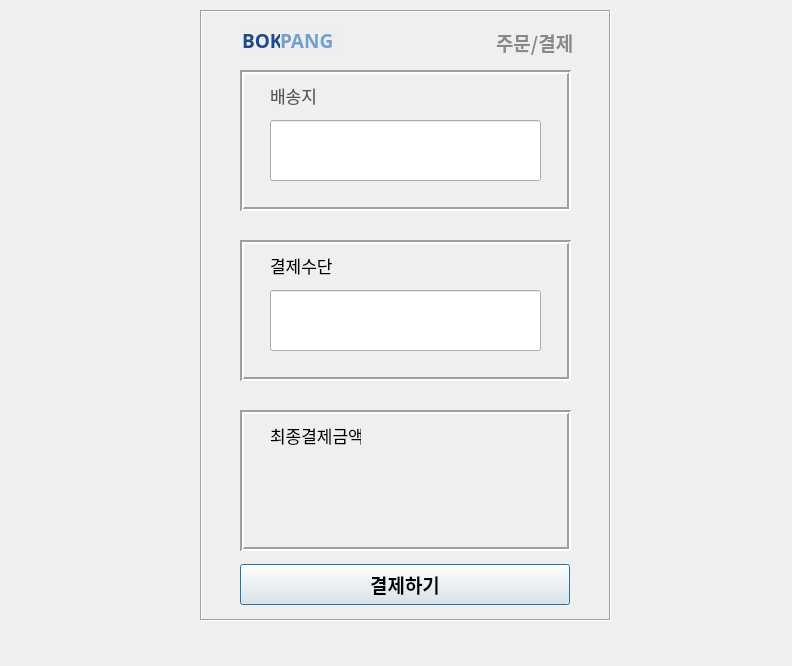
<?xml version="1.0" encoding="UTF-8"?>
<ui version="4.0">
 <class>pay</class>
 <widget class="QDialog" name="pay">
  <property name="geometry">
   <rect>
    <x>0</x>
    <y>0</y>
    <width>792</width>
    <height>666</height>
   </rect>
  </property>
  <property name="windowTitle">
   <string>Dialog</string>
  </property>
  <widget class="QLabel" name="label_16">
   <property name="geometry">
    <rect>
     <x>200</x>
     <y>10</y>
     <width>411</width>
     <height>611</height>
    </rect>
   </property>
   <property name="frameShape">
    <enum>QFrame::Box</enum>
   </property>
   <property name="frameShadow">
    <enum>QFrame::Sunken</enum>
   </property>
   <property name="text">
    <string/>
   </property>
  </widget>
  <widget class="QLabel" name="label_5">
   <property name="geometry">
    <rect>
     <x>280</x>
     <y>30</y>
     <width>61</width>
     <height>21</height>
    </rect>
   </property>
   <property name="font">
    <font>
     <family>Ubuntu Condensed</family>
     <pointsize>14</pointsize>
     <weight>75</weight>
     <bold>true</bold>
    </font>
   </property>
   <property name="styleSheet">
    <string notr="true">color: rgb(237, 212, 0);
color: rgb(114, 159, 207);
background-color: rgb(238, 238, 236);</string>
   </property>
   <property name="text">
    <string>PANG</string>
   </property>
  </widget>
  <widget class="QLabel" name="label_4">
   <property name="geometry">
    <rect>
     <x>242</x>
     <y>30</y>
     <width>41</width>
     <height>21</height>
    </rect>
   </property>
   <property name="font">
    <font>
     <family>Ubuntu Condensed</family>
     <pointsize>14</pointsize>
     <weight>75</weight>
     <bold>true</bold>
    </font>
   </property>
   <property name="styleSheet">
    <string notr="true">color: rgb(245, 121, 0);
color: rgb(32, 74, 135);
background-color: rgb(238, 238, 236);</string>
   </property>
   <property name="text">
    <string>BOK</string>
   </property>
  </widget>
  <widget class="QLabel" name="label">
   <property name="geometry">
    <rect>
     <x>270</x>
     <y>80</y>
     <width>67</width>
     <height>31</height>
    </rect>
   </property>
   <property name="font">
    <font>
     <family>Ubuntu</family>
     <pointsize>13</pointsize>
     <weight>50</weight>
     <bold>false</bold>
    </font>
   </property>
   <property name="styleSheet">
    <string notr="true">color: rgb(85, 87, 83);</string>
   </property>
   <property name="text">
    <string>배송지</string>
   </property>
  </widget>
  <widget class="QLabel" name="label_2">
   <property name="geometry">
    <rect>
     <x>240</x>
     <y>70</y>
     <width>331</width>
     <height>141</height>
    </rect>
   </property>
   <property name="frameShape">
    <enum>QFrame::Box</enum>
   </property>
   <property name="frameShadow">
    <enum>QFrame::Sunken</enum>
   </property>
   <property name="lineWidth">
    <number>2</number>
   </property>
   <property name="text">
    <string/>
   </property>
  </widget>
  <widget class="QLineEdit" name="address">
   <property name="geometry">
    <rect>
     <x>270</x>
     <y>120</y>
     <width>271</width>
     <height>61</height>
    </rect>
   </property>
  </widget>
  <widget class="QLabel" name="label_3">
   <property name="geometry">
    <rect>
     <x>270</x>
     <y>250</y>
     <width>67</width>
     <height>31</height>
    </rect>
   </property>
   <property name="font">
    <font>
     <family>Ubuntu</family>
     <pointsize>13</pointsize>
     <weight>50</weight>
     <bold>false</bold>
    </font>
   </property>
   <property name="text">
    <string>결제수단</string>
   </property>
  </widget>
  <widget class="QLabel" name="label_6">
   <property name="geometry">
    <rect>
     <x>240</x>
     <y>240</y>
     <width>331</width>
     <height>141</height>
    </rect>
   </property>
   <property name="frameShape">
    <enum>QFrame::Box</enum>
   </property>
   <property name="frameShadow">
    <enum>QFrame::Sunken</enum>
   </property>
   <property name="lineWidth">
    <number>2</number>
   </property>
   <property name="text">
    <string/>
   </property>
  </widget>
  <widget class="QLineEdit" name="payment">
   <property name="geometry">
    <rect>
     <x>270</x>
     <y>290</y>
     <width>271</width>
     <height>61</height>
    </rect>
   </property>
  </widget>
  <widget class="QLabel" name="label_7">
   <property name="geometry">
    <rect>
     <x>270</x>
     <y>420</y>
     <width>91</width>
     <height>31</height>
    </rect>
   </property>
   <property name="font">
    <font>
     <family>Ubuntu</family>
     <pointsize>13</pointsize>
     <weight>50</weight>
     <bold>false</bold>
    </font>
   </property>
   <property name="text">
    <string>최종결제금액</string>
   </property>
  </widget>
  <widget class="QLabel" name="label_8">
   <property name="geometry">
    <rect>
     <x>240</x>
     <y>410</y>
     <width>331</width>
     <height>141</height>
    </rect>
   </property>
   <property name="frameShape">
    <enum>QFrame::Box</enum>
   </property>
   <property name="frameShadow">
    <enum>QFrame::Sunken</enum>
   </property>
   <property name="lineWidth">
    <number>2</number>
   </property>
   <property name="text">
    <string/>
   </property>
  </widget>
  <widget class="QLabel" name="label_9">
   <property name="geometry">
    <rect>
     <x>496</x>
     <y>27</y>
     <width>91</width>
     <height>31</height>
    </rect>
   </property>
   <property name="font">
    <font>
     <family>Ubuntu Condensed</family>
     <pointsize>14</pointsize>
     <weight>75</weight>
     <bold>true</bold>
    </font>
   </property>
   <property name="styleSheet">
    <string notr="true">color: rgb(136, 138, 133);</string>
   </property>
   <property name="text">
    <string>주문/결제</string>
   </property>
  </widget>
  <widget class="QPushButton" name="pushButton">
   <property name="geometry">
    <rect>
     <x>240</x>
     <y>564</y>
     <width>330</width>
     <height>41</height>
    </rect>
   </property>
   <property name="font">
    <font>
     <family>Ubuntu Condensed</family>
     <pointsize>14</pointsize>
     <weight>75</weight>
     <bold>true</bold>
    </font>
   </property>
   <property name="styleSheet">
    <string notr="true"/>
   </property>
   <property name="text">
    <string>결제하기</string>
   </property>
  </widget>
  <zorder>label_16</zorder>
  <zorder>label_8</zorder>
  <zorder>label_6</zorder>
  <zorder>label_2</zorder>
  <zorder>label_4</zorder>
  <zorder>label_5</zorder>
  <zorder>label</zorder>
  <zorder>address</zorder>
  <zorder>label_3</zorder>
  <zorder>payment</zorder>
  <zorder>label_7</zorder>
  <zorder>label_9</zorder>
  <zorder>pushButton</zorder>
 </widget>
 <resources/>
 <connections/>
</ui>
